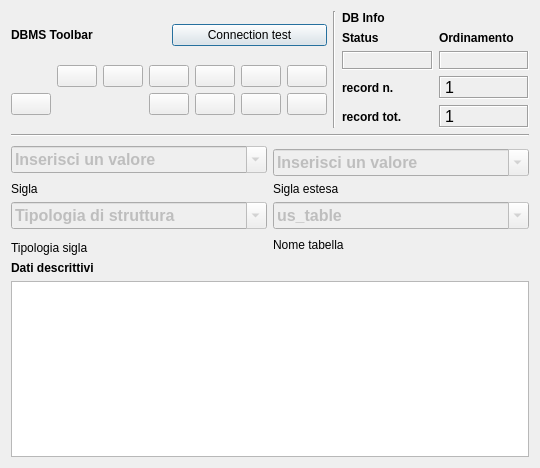
<?xml version="1.0" encoding="UTF-8"?>
<ui version="4.0">
 <class>DialogThesaurus</class>
 <widget class="QDialog" name="DialogThesaurus">
  <property name="geometry">
   <rect>
    <x>0</x>
    <y>0</y>
    <width>540</width>
    <height>468</height>
   </rect>
  </property>
  <property name="minimumSize">
   <size>
    <width>540</width>
    <height>400</height>
   </size>
  </property>
  <property name="windowTitle">
   <string>pyArchInit Gestione Beni culturali - Thesaurus</string>
  </property>
  <property name="windowIcon">
   <iconset resource="resources.qrc">
    <normaloff>:/icons/iconSite.png</normaloff>:/images/iconSite.png</iconset>
  </property>
  <layout class="QGridLayout" name="gridLayout_6">
   <item row="0" column="0" colspan="2">
    <layout class="QHBoxLayout" name="horizontalLayout">
     <item>
      <layout class="QGridLayout" name="gridLayout_2">
       <item row="0" column="0">
        <widget class="QLabel" name="label_29">
         <property name="font">
          <font>
           <weight>75</weight>
           <bold>true</bold>
          </font>
         </property>
         <property name="text">
          <string>DBMS Toolbar</string>
         </property>
        </widget>
       </item>
       <item row="0" column="1">
        <widget class="QPushButton" name="pushButton_connect">
         <property name="text">
          <string>Connection test</string>
         </property>
        </widget>
       </item>
       <item row="1" column="0" colspan="2">
        <layout class="QGridLayout" name="gridLayout">
         <item row="0" column="5">
          <widget class="QPushButton" name="pushButton_first_rec">
           <property name="toolTip">
            <string>First rec</string>
           </property>
           <property name="text">
            <string/>
           </property>
           <property name="icon">
            <iconset resource="resources.qrc">
             <normaloff>:/icons/5_leftArrows.png</normaloff>:/images/5_leftArrows.png</iconset>
           </property>
          </widget>
         </item>
         <item row="0" column="7">
          <widget class="QPushButton" name="pushButton_next_rec">
           <property name="toolTip">
            <string>Next rec</string>
           </property>
           <property name="text">
            <string/>
           </property>
           <property name="icon">
            <iconset resource="resources.qrc">
             <normaloff>:/icons/6_rightArrow.png</normaloff>:/images/6_rightArrow.png</iconset>
           </property>
          </widget>
         </item>
         <item row="0" column="8">
          <widget class="QPushButton" name="pushButton_last_rec">
           <property name="toolTip">
            <string>Last rec</string>
           </property>
           <property name="text">
            <string/>
           </property>
           <property name="icon">
            <iconset resource="resources.qrc">
             <normaloff>:/icons/7_rightArrows.png</normaloff>:/images/7_rightArrows.png</iconset>
           </property>
          </widget>
         </item>
         <item row="0" column="9">
          <widget class="QPushButton" name="pushButton_new_rec">
           <property name="font">
            <font>
             <pointsize>9</pointsize>
            </font>
           </property>
           <property name="toolTip">
            <string>New record</string>
           </property>
           <property name="text">
            <string/>
           </property>
           <property name="icon">
            <iconset resource="resources.qrc">
             <normaloff>:/icons/newrec.png</normaloff>:/images/newrec.png</iconset>
           </property>
          </widget>
         </item>
         <item row="0" column="10">
          <widget class="QPushButton" name="pushButton_save">
           <property name="font">
            <font>
             <pointsize>9</pointsize>
            </font>
           </property>
           <property name="toolTip">
            <string>Save</string>
           </property>
           <property name="text">
            <string/>
           </property>
           <property name="icon">
            <iconset resource="resources.qrc">
             <normaloff>:/icons/b_save.png</normaloff>:/images/b_save.png</iconset>
           </property>
           <property name="autoDefault">
            <bool>false</bool>
           </property>
          </widget>
         </item>
         <item row="1" column="7">
          <widget class="QPushButton" name="pushButton_new_search">
           <property name="font">
            <font>
             <pointsize>9</pointsize>
            </font>
           </property>
           <property name="toolTip">
            <string>new search</string>
           </property>
           <property name="text">
            <string/>
           </property>
           <property name="icon">
            <iconset resource="resources.qrc">
             <normaloff>:/icons/new_search.png</normaloff>:/images/new_search.png</iconset>
           </property>
          </widget>
         </item>
         <item row="1" column="8">
          <widget class="QPushButton" name="pushButton_search_go">
           <property name="font">
            <font>
             <pointsize>9</pointsize>
            </font>
           </property>
           <property name="toolTip">
            <string>search !!!</string>
           </property>
           <property name="text">
            <string/>
           </property>
           <property name="icon">
            <iconset resource="resources.qrc">
             <normaloff>:/icons/search.png</normaloff>:/images/search.png</iconset>
           </property>
          </widget>
         </item>
         <item row="1" column="9">
          <widget class="QPushButton" name="pushButton_sort">
           <property name="font">
            <font>
             <pointsize>9</pointsize>
            </font>
           </property>
           <property name="toolTip">
            <string>Order by</string>
           </property>
           <property name="text">
            <string/>
           </property>
           <property name="icon">
            <iconset resource="resources.qrc">
             <normaloff>:/icons/sort.png</normaloff>:/images/sort.png</iconset>
           </property>
          </widget>
         </item>
         <item row="1" column="10">
          <widget class="QPushButton" name="pushButton_view_all">
           <property name="font">
            <font>
             <pointsize>9</pointsize>
            </font>
           </property>
           <property name="toolTip">
            <string>View alls records</string>
           </property>
           <property name="text">
            <string/>
           </property>
           <property name="icon">
            <iconset resource="resources.qrc">
             <normaloff>:/icons/view_all.png</normaloff>:/images/view_all.png</iconset>
           </property>
          </widget>
         </item>
         <item row="1" column="2">
          <widget class="QPushButton" name="pushButton_delete">
           <property name="enabled">
            <bool>true</bool>
           </property>
           <property name="font">
            <font>
             <pointsize>9</pointsize>
            </font>
           </property>
           <property name="toolTip">
            <string>Delete record</string>
           </property>
           <property name="text">
            <string/>
           </property>
           <property name="icon">
            <iconset resource="resources.qrc">
             <normaloff>:/icons/delete.png</normaloff>:/images/delete.png</iconset>
           </property>
          </widget>
         </item>
         <item row="0" column="6">
          <widget class="QPushButton" name="pushButton_prev_rec">
           <property name="toolTip">
            <string>Prev rec</string>
           </property>
           <property name="text">
            <string/>
           </property>
           <property name="icon">
            <iconset resource="resources.qrc">
             <normaloff>:/icons/4_leftArrow.png</normaloff>:/images/4_leftArrow.png</iconset>
           </property>
          </widget>
         </item>
        </layout>
       </item>
      </layout>
     </item>
     <item>
      <widget class="Line" name="line_6">
       <property name="orientation">
        <enum>Qt::Vertical</enum>
       </property>
      </widget>
     </item>
     <item>
      <layout class="QGridLayout" name="gridLayout_5">
       <item row="0" column="0">
        <widget class="QLabel" name="label_42">
         <property name="font">
          <font>
           <weight>75</weight>
           <bold>true</bold>
          </font>
         </property>
         <property name="autoFillBackground">
          <bool>true</bool>
         </property>
         <property name="text">
          <string>DB Info</string>
         </property>
        </widget>
       </item>
       <item row="1" column="0">
        <layout class="QGridLayout" name="gridLayout_4">
         <item row="0" column="1">
          <widget class="QLabel" name="label_43">
           <property name="font">
            <font>
             <pointsize>9</pointsize>
             <weight>75</weight>
             <bold>true</bold>
            </font>
           </property>
           <property name="text">
            <string>Ordinamento</string>
           </property>
           <property name="margin">
            <number>0</number>
           </property>
          </widget>
         </item>
         <item row="1" column="0">
          <widget class="QLabel" name="label_status">
           <property name="minimumSize">
            <size>
             <width>40</width>
             <height>0</height>
            </size>
           </property>
           <property name="font">
            <font>
             <pointsize>10</pointsize>
             <weight>75</weight>
             <bold>true</bold>
            </font>
           </property>
           <property name="cursor">
            <cursorShape>ForbiddenCursor</cursorShape>
           </property>
           <property name="mouseTracking">
            <bool>false</bool>
           </property>
           <property name="contextMenuPolicy">
            <enum>Qt::DefaultContextMenu</enum>
           </property>
           <property name="frameShape">
            <enum>QFrame::Box</enum>
           </property>
           <property name="frameShadow">
            <enum>QFrame::Sunken</enum>
           </property>
           <property name="text">
            <string/>
           </property>
           <property name="alignment">
            <set>Qt::AlignCenter</set>
           </property>
           <property name="margin">
            <number>0</number>
           </property>
          </widget>
         </item>
         <item row="1" column="1">
          <widget class="QLabel" name="label_sort">
           <property name="font">
            <font>
             <pointsize>10</pointsize>
             <weight>75</weight>
             <bold>true</bold>
            </font>
           </property>
           <property name="cursor">
            <cursorShape>ForbiddenCursor</cursorShape>
           </property>
           <property name="mouseTracking">
            <bool>false</bool>
           </property>
           <property name="contextMenuPolicy">
            <enum>Qt::DefaultContextMenu</enum>
           </property>
           <property name="frameShape">
            <enum>QFrame::Box</enum>
           </property>
           <property name="frameShadow">
            <enum>QFrame::Sunken</enum>
           </property>
           <property name="text">
            <string/>
           </property>
           <property name="alignment">
            <set>Qt::AlignCenter</set>
           </property>
           <property name="margin">
            <number>0</number>
           </property>
          </widget>
         </item>
         <item row="0" column="0">
          <widget class="QLabel" name="label_34">
           <property name="font">
            <font>
             <pointsize>9</pointsize>
             <weight>75</weight>
             <bold>true</bold>
            </font>
           </property>
           <property name="text">
            <string>Status</string>
           </property>
           <property name="margin">
            <number>0</number>
           </property>
          </widget>
         </item>
        </layout>
       </item>
       <item row="2" column="0">
        <layout class="QGridLayout" name="gridLayout_3">
         <item row="0" column="0">
          <widget class="QLabel" name="label_27">
           <property name="font">
            <font>
             <pointsize>9</pointsize>
             <weight>75</weight>
             <bold>true</bold>
            </font>
           </property>
           <property name="text">
            <string>record n.</string>
           </property>
           <property name="margin">
            <number>0</number>
           </property>
          </widget>
         </item>
         <item row="0" column="1">
          <widget class="QLabel" name="label_rec_corrente">
           <property name="font">
            <font>
             <family>Microsoft Sans Serif</family>
             <pointsize>12</pointsize>
            </font>
           </property>
           <property name="cursor">
            <cursorShape>ForbiddenCursor</cursorShape>
           </property>
           <property name="mouseTracking">
            <bool>false</bool>
           </property>
           <property name="contextMenuPolicy">
            <enum>Qt::DefaultContextMenu</enum>
           </property>
           <property name="frameShape">
            <enum>QFrame::Box</enum>
           </property>
           <property name="frameShadow">
            <enum>QFrame::Sunken</enum>
           </property>
           <property name="text">
            <string>1</string>
           </property>
          </widget>
         </item>
         <item row="1" column="0">
          <widget class="QLabel" name="label_28">
           <property name="font">
            <font>
             <pointsize>9</pointsize>
             <weight>75</weight>
             <bold>true</bold>
            </font>
           </property>
           <property name="text">
            <string>record tot.</string>
           </property>
           <property name="margin">
            <number>0</number>
           </property>
          </widget>
         </item>
         <item row="1" column="1">
          <widget class="QLabel" name="label_rec_tot">
           <property name="font">
            <font>
             <family>Microsoft Sans Serif</family>
             <pointsize>12</pointsize>
            </font>
           </property>
           <property name="cursor">
            <cursorShape>ForbiddenCursor</cursorShape>
           </property>
           <property name="mouseTracking">
            <bool>false</bool>
           </property>
           <property name="contextMenuPolicy">
            <enum>Qt::DefaultContextMenu</enum>
           </property>
           <property name="frameShape">
            <enum>QFrame::Box</enum>
           </property>
           <property name="frameShadow">
            <enum>QFrame::Sunken</enum>
           </property>
           <property name="text">
            <string>1</string>
           </property>
          </widget>
         </item>
        </layout>
       </item>
      </layout>
     </item>
    </layout>
   </item>
   <item row="1" column="0" colspan="2">
    <widget class="Line" name="line_8">
     <property name="font">
      <font>
       <weight>75</weight>
       <bold>true</bold>
      </font>
     </property>
     <property name="orientation">
      <enum>Qt::Horizontal</enum>
     </property>
    </widget>
   </item>
   <item row="2" column="0" rowspan="2">
    <widget class="QComboBox" name="comboBox_sigla">
     <property name="enabled">
      <bool>false</bool>
     </property>
     <property name="minimumSize">
      <size>
       <width>100</width>
       <height>0</height>
      </size>
     </property>
     <property name="font">
      <font>
       <pointsize>12</pointsize>
       <weight>75</weight>
       <bold>true</bold>
      </font>
     </property>
     <property name="mouseTracking">
      <bool>true</bool>
     </property>
     <property name="editable">
      <bool>true</bool>
     </property>
     <property name="maxVisibleItems">
      <number>99999</number>
     </property>
     <property name="maxCount">
      <number>2147483647</number>
     </property>
     <item>
      <property name="text">
       <string>Inserisci un valore</string>
      </property>
     </item>
    </widget>
   </item>
   <item row="3" column="1">
    <widget class="QComboBox" name="comboBox_sigla_estesa">
     <property name="enabled">
      <bool>false</bool>
     </property>
     <property name="minimumSize">
      <size>
       <width>150</width>
       <height>0</height>
      </size>
     </property>
     <property name="font">
      <font>
       <pointsize>12</pointsize>
       <weight>75</weight>
       <bold>true</bold>
      </font>
     </property>
     <property name="mouseTracking">
      <bool>true</bool>
     </property>
     <property name="editable">
      <bool>true</bool>
     </property>
     <property name="maxVisibleItems">
      <number>99999</number>
     </property>
     <property name="maxCount">
      <number>2147483647</number>
     </property>
     <item>
      <property name="text">
       <string>Inserisci un valore</string>
      </property>
     </item>
    </widget>
   </item>
   <item row="4" column="0">
    <widget class="QLabel" name="label">
     <property name="text">
      <string>Sigla</string>
     </property>
    </widget>
   </item>
   <item row="4" column="1">
    <widget class="QLabel" name="label_2">
     <property name="text">
      <string>Sigla estesa</string>
     </property>
    </widget>
   </item>
   <item row="5" column="0">
    <widget class="QComboBox" name="comboBox_tipologia_sigla">
     <property name="enabled">
      <bool>false</bool>
     </property>
     <property name="minimumSize">
      <size>
       <width>100</width>
       <height>0</height>
      </size>
     </property>
     <property name="font">
      <font>
       <pointsize>12</pointsize>
       <weight>75</weight>
       <bold>true</bold>
      </font>
     </property>
     <property name="mouseTracking">
      <bool>true</bool>
     </property>
     <property name="editable">
      <bool>true</bool>
     </property>
     <property name="maxVisibleItems">
      <number>99999</number>
     </property>
     <property name="maxCount">
      <number>2147483647</number>
     </property>
     <item>
      <property name="text">
       <string>Tipologia di struttura</string>
      </property>
     </item>
     <item>
      <property name="text">
       <string>definizione sito</string>
      </property>
     </item>
     <item>
      <property name="text">
       <string>definizione stratigrafica</string>
      </property>
     </item>
     <item>
      <property name="text">
       <string>tipo di caratterizzazione</string>
      </property>
     </item>
     <item>
      <property name="text">
       <string>tipo di us</string>
      </property>
     </item>
     <item>
      <property name="text">
       <string>tipo reperto</string>
      </property>
     </item>
    </widget>
   </item>
   <item row="5" column="1">
    <widget class="QComboBox" name="comboBox_nome_tabella">
     <property name="enabled">
      <bool>false</bool>
     </property>
     <property name="minimumSize">
      <size>
       <width>100</width>
       <height>0</height>
      </size>
     </property>
     <property name="font">
      <font>
       <pointsize>12</pointsize>
       <weight>75</weight>
       <bold>true</bold>
      </font>
     </property>
     <property name="mouseTracking">
      <bool>true</bool>
     </property>
     <property name="editable">
      <bool>true</bool>
     </property>
     <property name="maxVisibleItems">
      <number>99999</number>
     </property>
     <property name="maxCount">
      <number>2147483647</number>
     </property>
     <item>
      <property name="text">
       <string>us_table</string>
      </property>
     </item>
     <item>
      <property name="text">
       <string>site_table</string>
      </property>
     </item>
     <item>
      <property name="text">
       <string>struttura_table</string>
      </property>
     </item>
     <item>
      <property name="text">
       <string>pyunitastratigrafiche</string>
      </property>
     </item>
     <item>
      <property name="text">
       <string>inventario_materiali_table</string>
      </property>
     </item>
    </widget>
   </item>
   <item row="7" column="0">
    <widget class="QLabel" name="label_11">
     <property name="text">
      <string>Tipologia sigla</string>
     </property>
    </widget>
   </item>
   <item row="6" column="1" rowspan="2">
    <widget class="QLabel" name="label_10">
     <property name="text">
      <string>Nome tabella</string>
     </property>
    </widget>
   </item>
   <item row="8" column="0" colspan="2">
    <layout class="QVBoxLayout" name="verticalLayout_3">
     <item>
      <widget class="QLabel" name="label_13">
       <property name="font">
        <font>
         <weight>75</weight>
         <bold>true</bold>
        </font>
       </property>
       <property name="text">
        <string>Dati descrittivi</string>
       </property>
      </widget>
     </item>
     <item>
      <widget class="QTextEdit" name="textEdit_descrizione_sigla">
       <property name="minimumSize">
        <size>
         <width>0</width>
         <height>20</height>
        </size>
       </property>
       <property name="maximumSize">
        <size>
         <width>16777215</width>
         <height>16000000</height>
        </size>
       </property>
       <property name="font">
        <font>
         <pointsize>10</pointsize>
        </font>
       </property>
      </widget>
     </item>
    </layout>
   </item>
  </layout>
 </widget>
 <resources>
  <include location="resources.qrc"/>
 </resources>
 <connections/>
</ui>
